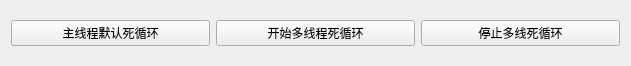
<?xml version="1.0" encoding="UTF-8"?>
<ui version="4.0">
 <class>Widget</class>
 <widget class="QWidget" name="Widget">
  <property name="geometry">
   <rect>
    <x>0</x>
    <y>0</y>
    <width>631</width>
    <height>66</height>
   </rect>
  </property>
  <property name="windowTitle">
   <string>Widget</string>
  </property>
  <layout class="QGridLayout" name="gridLayout">
   <item row="0" column="0">
    <widget class="QPushButton" name="pushButton">
     <property name="text">
      <string>主线程默认死循环</string>
     </property>
    </widget>
   </item>
   <item row="0" column="1">
    <widget class="QPushButton" name="pushButton_3">
     <property name="text">
      <string>开始多线程死循环</string>
     </property>
    </widget>
   </item>
   <item row="0" column="2">
    <widget class="QPushButton" name="pushButton_2">
     <property name="text">
      <string>停止多线死循环</string>
     </property>
    </widget>
   </item>
  </layout>
 </widget>
 <resources/>
 <connections/>
</ui>
